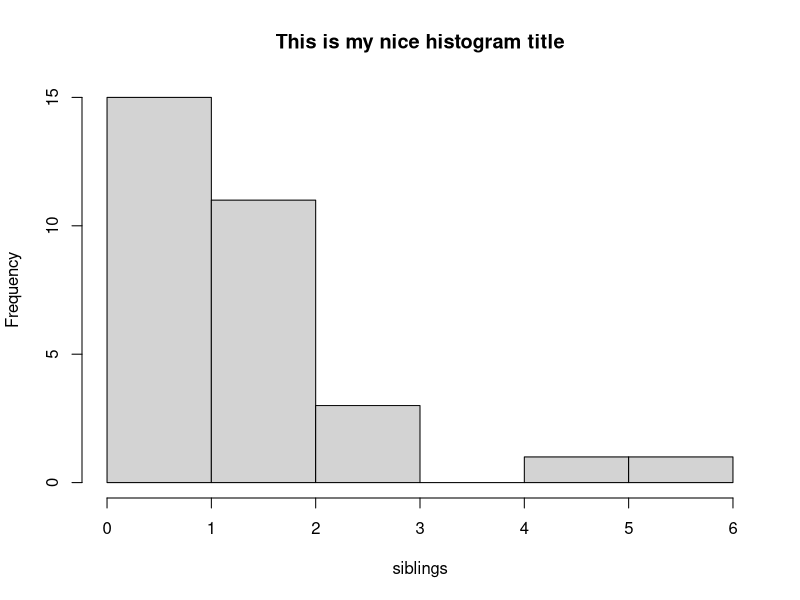

Here is the R script that generated this plot:
# Load the data we generated in class
siblings = c(1,3,3,1,2,2,1,1,1,1,0,3,1,2,5,2,0,0,2,2,1,1,2,1,6,2,2,2,1,1,2)

# use the rle function, "run length encoding"
# counts the number of times the same value appears in a row. for example, if you data set has a sequence of 
# 1, 1, 1, 2, 2, 1, 1, the rle command will spit out three 1's, two 2's and two 1's.
# However, if you *sort* your values prior to applying rle, it can be used to count the frequency of values
rle(siblings)    # execute this just to see the output of the rle functions
sort(siblings)   # execute this just to see the output of the sort function

# Let's take the frequency values and assign them to a variable
siblings_info = rle(sort(siblings))

# now let's put the rle computations into a data frame
# values, frequencies come from the rle variable, and proportions are calculated on the fly
siblings_data = data.frame(values=siblings_info$values, n=siblings_info$lengths)

# view the data table by typing in the new variable name and pressing enter
siblings_data 

# To compute the sample size, you have multiple options
# 1. Count the number values in your original data set
length(siblings)

# 2. Add up the frequencies in the "n" column of the frequency table
# Use the dollar sign ($) to refer to column names within a data frame
sum(siblings_info$n)

# Generate a Histogram of the datat
# Use the breaks argument to set the bin/grouping size)
# Try different bin sizes 
# Use the main argument to add a title
hist(siblings, breaks=5, main="This is my nice histogram title")
